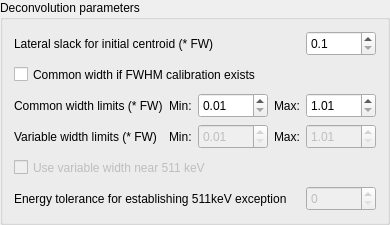
         <widget class="QGroupBox" name="boxDeconvolution">
          <property name="title">
           <string>Deconvolution parameters</string>
          </property>
          <layout class="QGridLayout" name="gridLayout_4">
           <item row="0" column="0">
            <layout class="QHBoxLayout" name="horizontalLayout_23">
             <item>
              <widget class="QLabel" name="label_48">
               <property name="minimumSize">
                <size>
                 <width>0</width>
                 <height>25</height>
                </size>
               </property>
               <property name="maximumSize">
                <size>
                 <width>16777215</width>
                 <height>25</height>
                </size>
               </property>
               <property name="text">
                <string>Lateral slack for initial centroid (* FW)</string>
               </property>
              </widget>
             </item>
             <item>
              <widget class="QDoubleSpinBox" name="doubleLateralSlack">
               <property name="enabled">
                <bool>true</bool>
               </property>
               <property name="minimumSize">
                <size>
                 <width>70</width>
                 <height>25</height>
                </size>
               </property>
               <property name="maximumSize">
                <size>
                 <width>70</width>
                 <height>25</height>
                </size>
               </property>
               <property name="decimals">
                <number>1</number>
               </property>
               <property name="minimum">
                <double>0.100000000000000</double>
               </property>
               <property name="maximum">
                <double>200.000000000000000</double>
               </property>
               <property name="singleStep">
                <double>0.100000000000000</double>
               </property>
               <property name="value">
                <double>0.100000000000000</double>
               </property>
              </widget>
             </item>
            </layout>
           </item>
           <item row="1" column="0">
            <widget class="QCheckBox" name="checkWidthCommon">
             <property name="enabled">
              <bool>true</bool>
             </property>
             <property name="minimumSize">
              <size>
               <width>0</width>
               <height>25</height>
              </size>
             </property>
             <property name="maximumSize">
              <size>
               <width>16777215</width>
               <height>25</height>
              </size>
             </property>
             <property name="text">
              <string>Common width if FWHM calibration exists</string>
             </property>
            </widget>
           </item>
           <item row="2" column="0">
            <layout class="QHBoxLayout" name="horizontalLayout_20">
             <item>
              <widget class="QLabel" name="label_41">
               <property name="minimumSize">
                <size>
                 <width>0</width>
                 <height>25</height>
                </size>
               </property>
               <property name="maximumSize">
                <size>
                 <width>16777215</width>
                 <height>25</height>
                </size>
               </property>
               <property name="text">
                <string>Common width limits (* FW)</string>
               </property>
              </widget>
             </item>
             <item>
              <widget class="QLabel" name="label_42">
               <property name="sizePolicy">
                <sizepolicy hsizetype="Maximum" vsizetype="Preferred">
                 <horstretch>0</horstretch>
                 <verstretch>0</verstretch>
                </sizepolicy>
               </property>
               <property name="minimumSize">
                <size>
                 <width>0</width>
                 <height>25</height>
                </size>
               </property>
               <property name="maximumSize">
                <size>
                 <width>16777215</width>
                 <height>25</height>
                </size>
               </property>
               <property name="text">
                <string>Min:</string>
               </property>
              </widget>
             </item>
             <item>
              <widget class="QDoubleSpinBox" name="doubleMinWidthCommon">
               <property name="enabled">
                <bool>true</bool>
               </property>
               <property name="minimumSize">
                <size>
                 <width>70</width>
                 <height>25</height>
                </size>
               </property>
               <property name="maximumSize">
                <size>
                 <width>70</width>
                 <height>25</height>
                </size>
               </property>
               <property name="decimals">
                <number>2</number>
               </property>
               <property name="minimum">
                <double>0.010000000000000</double>
               </property>
               <property name="maximum">
                <double>0.990000000000000</double>
               </property>
               <property name="singleStep">
                <double>0.010000000000000</double>
               </property>
              </widget>
             </item>
             <item>
              <widget class="QLabel" name="label_44">
               <property name="sizePolicy">
                <sizepolicy hsizetype="Maximum" vsizetype="Preferred">
                 <horstretch>0</horstretch>
                 <verstretch>0</verstretch>
                </sizepolicy>
               </property>
               <property name="minimumSize">
                <size>
                 <width>0</width>
                 <height>25</height>
                </size>
               </property>
               <property name="maximumSize">
                <size>
                 <width>16777215</width>
                 <height>25</height>
                </size>
               </property>
               <property name="text">
                <string>Max:</string>
               </property>
              </widget>
             </item>
             <item>
              <widget class="QDoubleSpinBox" name="doubleMaxWidthCommon">
               <property name="enabled">
                <bool>true</bool>
               </property>
               <property name="minimumSize">
                <size>
                 <width>70</width>
                 <height>25</height>
                </size>
               </property>
               <property name="maximumSize">
                <size>
                 <width>70</width>
                 <height>25</height>
                </size>
               </property>
               <property name="decimals">
                <number>2</number>
               </property>
               <property name="minimum">
                <double>1.010000000000000</double>
               </property>
               <property name="maximum">
                <double>10.000000000000000</double>
               </property>
               <property name="singleStep">
                <double>0.010000000000000</double>
               </property>
               <property name="value">
                <double>1.010000000000000</double>
               </property>
              </widget>
             </item>
            </layout>
           </item>
           <item row="3" column="0">
            <layout class="QHBoxLayout" name="horizontalLayout_21">
             <item>
              <widget class="QLabel" name="label_43">
               <property name="minimumSize">
                <size>
                 <width>0</width>
                 <height>25</height>
                </size>
               </property>
               <property name="maximumSize">
                <size>
                 <width>16777215</width>
                 <height>25</height>
                </size>
               </property>
               <property name="text">
                <string>Variable width limits (* FW)</string>
               </property>
              </widget>
             </item>
             <item>
              <widget class="QLabel" name="label_45">
               <property name="sizePolicy">
                <sizepolicy hsizetype="Maximum" vsizetype="Preferred">
                 <horstretch>0</horstretch>
                 <verstretch>0</verstretch>
                </sizepolicy>
               </property>
               <property name="minimumSize">
                <size>
                 <width>0</width>
                 <height>25</height>
                </size>
               </property>
               <property name="maximumSize">
                <size>
                 <width>16777215</width>
                 <height>25</height>
                </size>
               </property>
               <property name="text">
                <string>Min:</string>
               </property>
              </widget>
             </item>
             <item>
              <widget class="QDoubleSpinBox" name="doubleMinWidthVariable">
               <property name="enabled">
                <bool>false</bool>
               </property>
               <property name="minimumSize">
                <size>
                 <width>70</width>
                 <height>25</height>
                </size>
               </property>
               <property name="maximumSize">
                <size>
                 <width>70</width>
                 <height>25</height>
                </size>
               </property>
               <property name="decimals">
                <number>2</number>
               </property>
               <property name="minimum">
                <double>0.010000000000000</double>
               </property>
               <property name="maximum">
                <double>0.990000000000000</double>
               </property>
               <property name="singleStep">
                <double>0.010000000000000</double>
               </property>
              </widget>
             </item>
             <item>
              <widget class="QLabel" name="label_46">
               <property name="sizePolicy">
                <sizepolicy hsizetype="Maximum" vsizetype="Preferred">
                 <horstretch>0</horstretch>
                 <verstretch>0</verstretch>
                </sizepolicy>
               </property>
               <property name="minimumSize">
                <size>
                 <width>0</width>
                 <height>25</height>
                </size>
               </property>
               <property name="maximumSize">
                <size>
                 <width>16777215</width>
                 <height>25</height>
                </size>
               </property>
               <property name="text">
                <string>Max:</string>
               </property>
              </widget>
             </item>
             <item>
              <widget class="QDoubleSpinBox" name="doubleMaxWidthVariable">
               <property name="enabled">
                <bool>false</bool>
               </property>
               <property name="minimumSize">
                <size>
                 <width>70</width>
                 <height>25</height>
                </size>
               </property>
               <property name="maximumSize">
                <size>
                 <width>70</width>
                 <height>25</height>
                </size>
               </property>
               <property name="decimals">
                <number>2</number>
               </property>
               <property name="minimum">
                <double>1.010000000000000</double>
               </property>
               <property name="maximum">
                <double>10.000000000000000</double>
               </property>
               <property name="singleStep">
                <double>0.010000000000000</double>
               </property>
               <property name="value">
                <double>1.010000000000000</double>
               </property>
              </widget>
             </item>
            </layout>
           </item>
           <item row="4" column="0">
            <widget class="QCheckBox" name="checkWidthAt511">
             <property name="enabled">
              <bool>false</bool>
             </property>
             <property name="minimumSize">
              <size>
               <width>0</width>
               <height>25</height>
              </size>
             </property>
             <property name="maximumSize">
              <size>
               <width>16777215</width>
               <height>25</height>
              </size>
             </property>
             <property name="text">
              <string>Use variable width near 511 keV</string>
             </property>
            </widget>
           </item>
           <item row="5" column="0">
            <layout class="QHBoxLayout" name="horizontalLayout_22">
             <item>
              <widget class="QLabel" name="label_47">
               <property name="minimumSize">
                <size>
                 <width>0</width>
                 <height>25</height>
                </size>
               </property>
               <property name="maximumSize">
                <size>
                 <width>16777215</width>
                 <height>25</height>
                </size>
               </property>
               <property name="text">
                <string>Energy tolerance for establishing 511keV exception</string>
               </property>
              </widget>
             </item>
             <item>
              <widget class="QSpinBox" name="spinWidthAt511Tolerance">
               <property name="enabled">
                <bool>false</bool>
               </property>
               <property name="minimumSize">
                <size>
                 <width>70</width>
                 <height>25</height>
                </size>
               </property>
               <property name="maximumSize">
                <size>
                 <width>70</width>
                 <height>25</height>
                </size>
               </property>
              </widget>
             </item>
            </layout>
           </item>
          </layout>
         </widget>
